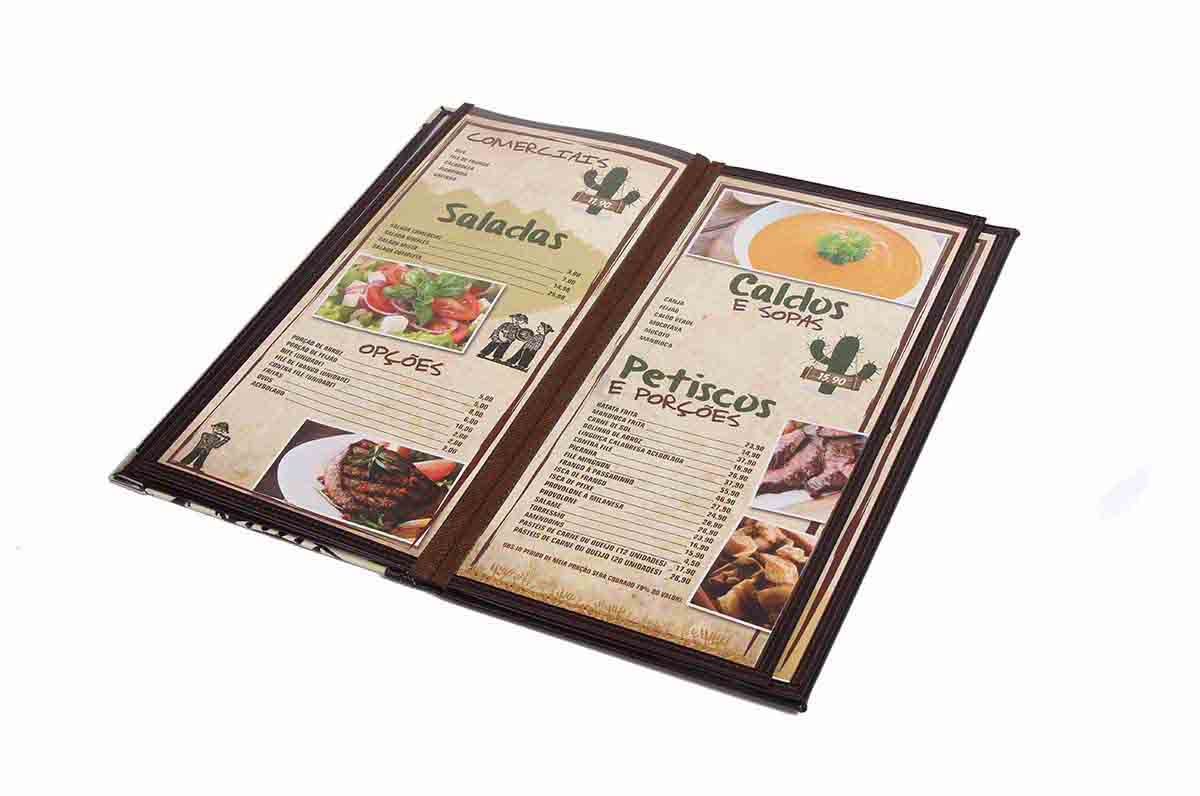
#> input picture TestImages/cardapio.jpg, 1200 x 796 px
$ python review.py --image TestImages/cardapio.jpg
#> lines starting #> are read from the running program, lines starting #| are printed output that depends on the picture; after the words box and inside, x2 and y2 are one past the last pixel; in counts of white or black regions, pixels touching at a corner belong together
import cv2
import imutils
import argparse

ap = argparse.ArgumentParser()

ap.add_argument("-i", "--image", required = True,
    help="Path to the input image")

args = vars(ap.parse_args())

imagem = cv2.imread(args["image"])
#> imagem is the input picture: shape (796, 1200, 3); mean B, G, R 209, 214.5, 221.7
(h,w,d) = imagem.shape
#> h = 796; w = 1200; d = 3

print ("width = {}, heigh = {}, depth = {}".format(h,w,d))
#| width = 796, heigh = 1200, depth = 3

# cv2.imshow("Imagem", imagem)
# cv2.waitKey(0)

imagemCopia = imagem.copy()
gray = cv2.cvtColor(imagemCopia, cv2.COLOR_BGR2GRAY)

# [4 lines of commented-out code are left out]
thresh = cv2.threshold(gray, 240, 255, cv2.THRESH_BINARY_INV)[1]
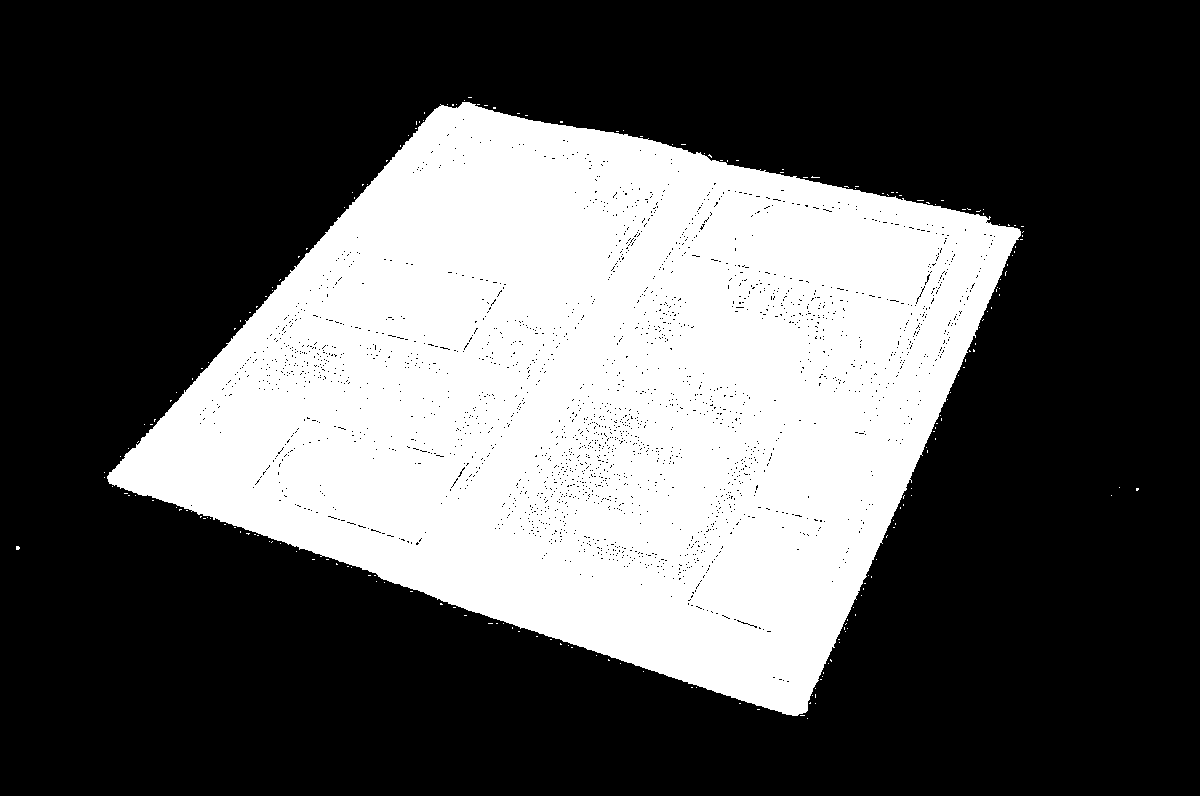
#> thresh: shape (796, 1200); 34.4% white; 209 white regions (208 under 20 px), largest, box (x1, y1, x2, y2) and area: (107, 102, 1021, 716) 327622
mask = thresh.copy()

mask = cv2.erode(mask, None, iterations=5)
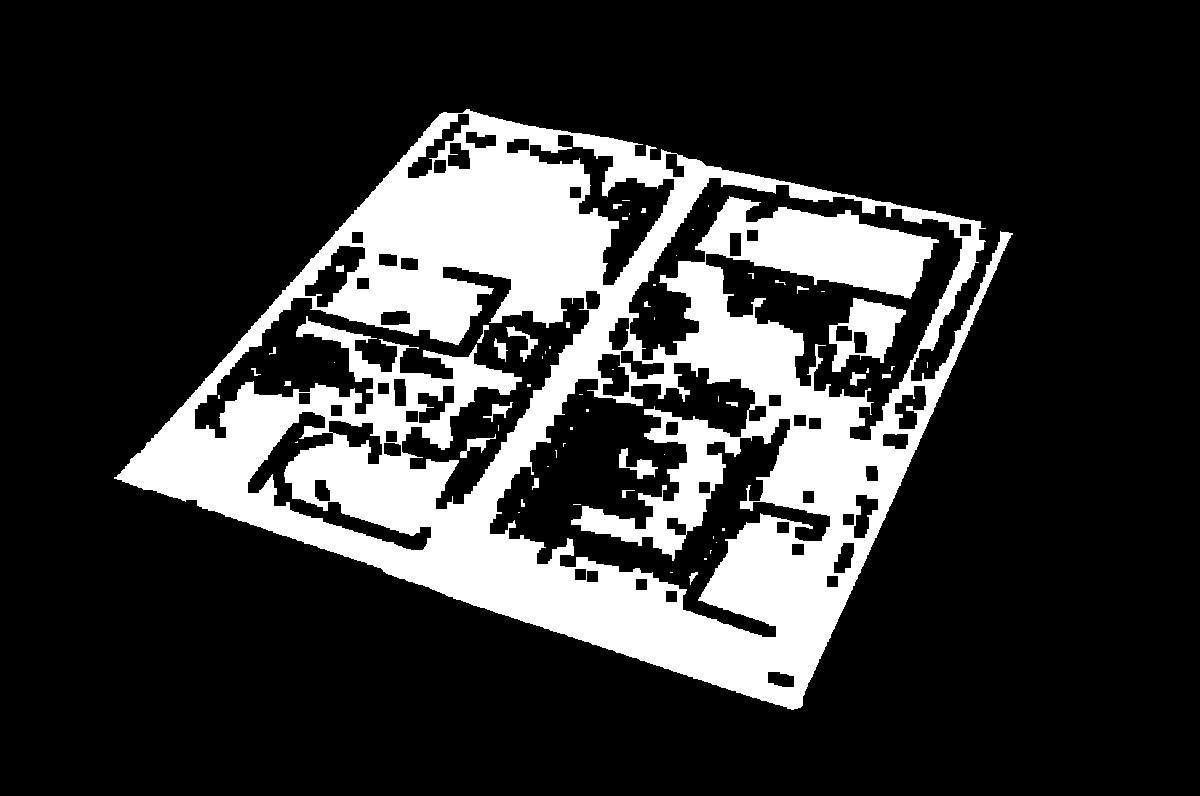
#> mask: shape (796, 1200); 20.8% white; 63 white regions (38 under 20 px)
# cv2.imshow("Eroded", mask)

# find contours (i.e., outlines) of the foreground objects in the
# thresholded image
cnts = cv2.findContours(mask.copy(), cv2.RETR_EXTERNAL,
	cv2.CHAIN_APPROX_SIMPLE)
#> cnts = 2 contours, 1 with area under 20; largest, box (x1, y1, x2, y2) and area: (114, 109, 1013, 710) 311459
cnts = imutils.grab_contours(cnts)

output = imagem.copy()

# # loop over the contours
for c in cnts:
	# draw each contour on the output image with a 3px thick purple
	# outline, then display the output contours one at a time
	cv2.drawContours(output, [c], -1, (120, 0, 159), 2)
#> this loop made 2 passes
#> c on pass 1: [[927, 362], [927, 367]]
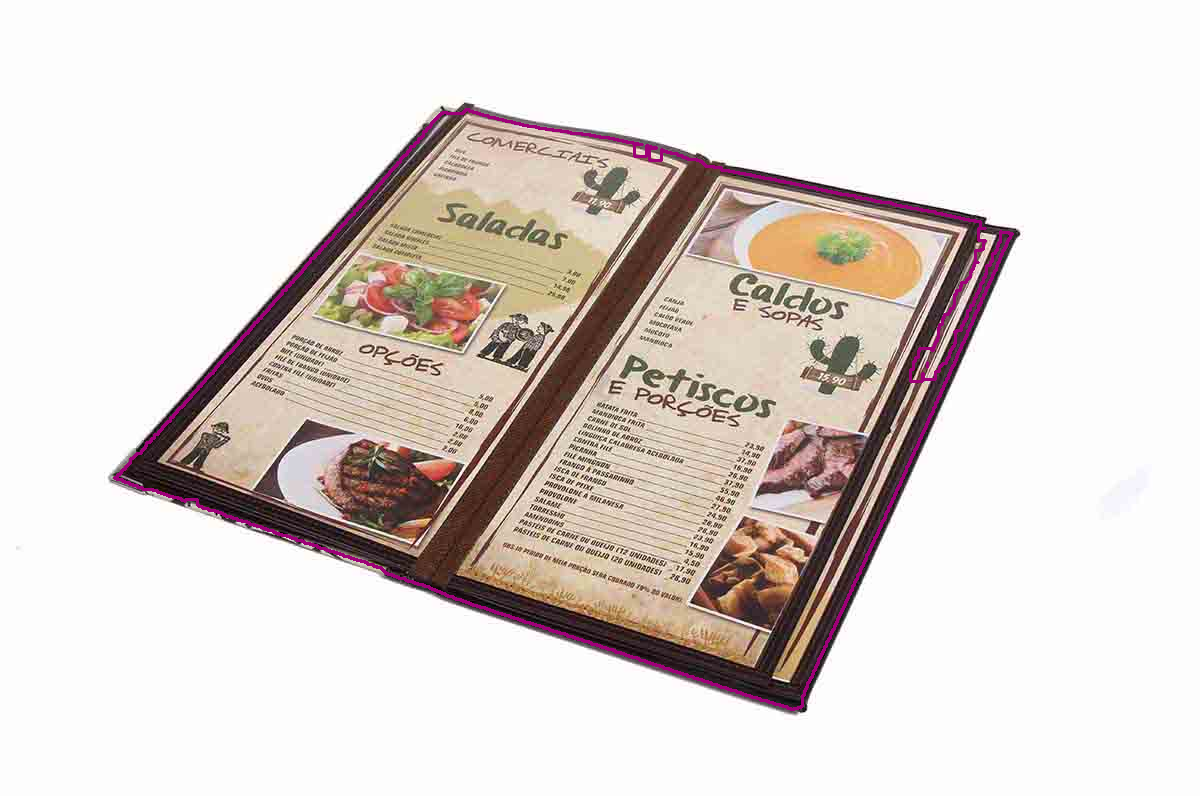
#> output: shape (796, 1200, 3); 1.01% of pixels changed, all inside (x1, y1, x2, y2) = (113, 108, 1014, 711)


text = "I found {} objects!".format(len(cnts))
#> text = 'I found 2 objects!'


# cv2.imshow("Contours", output)
print("pode conferir")

output = cv2.bitwise_and(imagem,imagem, mask=mask)
cv2.putText(output, text, (10, 25),  cv2.FONT_HERSHEY_SIMPLEX, 0.7,
	(255, 255, 255), 1)
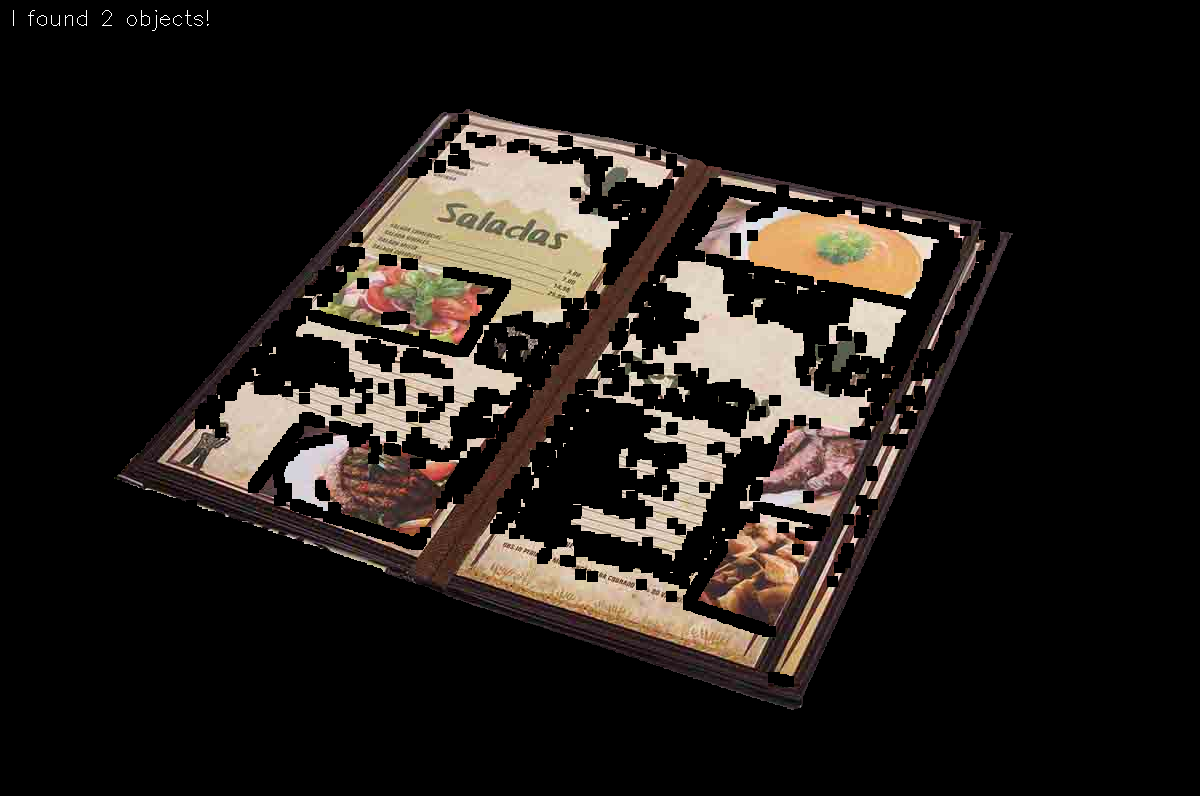
#> output: shape (796, 1200, 3); mean B, G, R 24, 27.7, 32.6
cv2.imshow("Output", output)
cv2.waitKey(0)


# [14 lines of commented-out code are left out]
